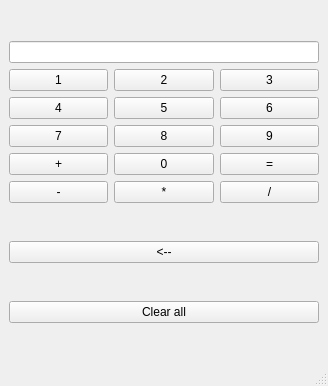
<?xml version="1.0" encoding="UTF-8"?>
<ui version="4.0">
 <class>MainWindow</class>
 <widget class="QMainWindow" name="MainWindow">
  <property name="geometry">
   <rect>
    <x>0</x>
    <y>0</y>
    <width>328</width>
    <height>386</height>
   </rect>
  </property>
  <property name="windowTitle">
   <string>MainWindow</string>
  </property>
  <widget class="QWidget" name="centralwidget">
   <layout class="QHBoxLayout" name="horizontalLayout">
    <item>
     <layout class="QVBoxLayout" name="verticalLayout_2">
      <item>
       <layout class="QVBoxLayout" name="verticalLayout">
        <item>
         <widget class="QLineEdit" name="lineEdit_res"/>
        </item>
        <item>
         <layout class="QGridLayout" name="gridLayout">
          <item row="2" column="0">
           <widget class="QPushButton" name="pushButton_7">
            <property name="text">
             <string>7</string>
            </property>
           </widget>
          </item>
          <item row="2" column="1">
           <widget class="QPushButton" name="pushButton_8">
            <property name="text">
             <string>8</string>
            </property>
           </widget>
          </item>
          <item row="4" column="1">
           <widget class="QPushButton" name="pushButton_mutliply">
            <property name="text">
             <string>*</string>
            </property>
           </widget>
          </item>
          <item row="4" column="0">
           <widget class="QPushButton" name="pushButton_minus">
            <property name="text">
             <string>-</string>
            </property>
           </widget>
          </item>
          <item row="0" column="0">
           <widget class="QPushButton" name="pushButton_1">
            <property name="text">
             <string>1</string>
            </property>
           </widget>
          </item>
          <item row="1" column="0">
           <widget class="QPushButton" name="pushButton_4">
            <property name="text">
             <string>4</string>
            </property>
           </widget>
          </item>
          <item row="3" column="0">
           <widget class="QPushButton" name="pushButton_plus">
            <property name="text">
             <string>+</string>
            </property>
           </widget>
          </item>
          <item row="4" column="2">
           <widget class="QPushButton" name="pushButton_15">
            <property name="text">
             <string>/</string>
            </property>
           </widget>
          </item>
          <item row="3" column="2">
           <widget class="QPushButton" name="pushButton_equal">
            <property name="text">
             <string>=</string>
            </property>
           </widget>
          </item>
          <item row="2" column="2">
           <widget class="QPushButton" name="pushButton_9">
            <property name="text">
             <string>9</string>
            </property>
           </widget>
          </item>
          <item row="3" column="1">
           <widget class="QPushButton" name="pushButton_0">
            <property name="text">
             <string>0</string>
            </property>
           </widget>
          </item>
          <item row="1" column="1">
           <widget class="QPushButton" name="pushButton_5">
            <property name="text">
             <string>5</string>
            </property>
           </widget>
          </item>
          <item row="0" column="1">
           <widget class="QPushButton" name="pushButton_2">
            <property name="text">
             <string>2</string>
            </property>
           </widget>
          </item>
          <item row="1" column="2">
           <widget class="QPushButton" name="pushButton_6">
            <property name="text">
             <string>6</string>
            </property>
           </widget>
          </item>
          <item row="0" column="2">
           <widget class="QPushButton" name="pushButton_3">
            <property name="text">
             <string>3</string>
            </property>
           </widget>
          </item>
         </layout>
        </item>
       </layout>
      </item>
      <item>
       <widget class="QPushButton" name="pushButton_10">
        <property name="text">
         <string>&lt;--</string>
        </property>
       </widget>
      </item>
      <item>
       <widget class="QPushButton" name="pushButton">
        <property name="text">
         <string>Clear all</string>
        </property>
       </widget>
      </item>
     </layout>
    </item>
   </layout>
  </widget>
  <widget class="QStatusBar" name="statusbar"/>
 </widget>
 <resources/>
 <connections/>
</ui>
